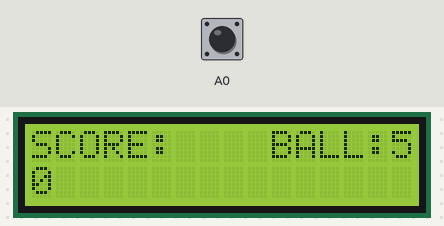
The sketch below on a simulated Arduino Uno, built with avr-gcc and run on an emulated ATmega328P. Shown: 16×2 character LCD. The test bench sets the inputs (shaded band); at power-on: A0 LOW.

Above: at 1.2 s.
1.3 s: A0 driven HIGH
At 2.0 s:
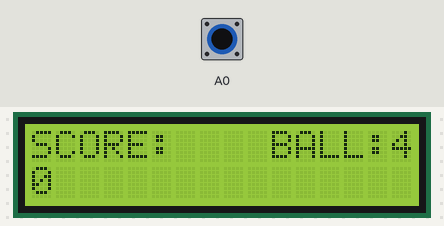
2.8 s: A0 pulsed LOW 5 times (0.12 s each, 0.3 s apart)
At 4.6 s:
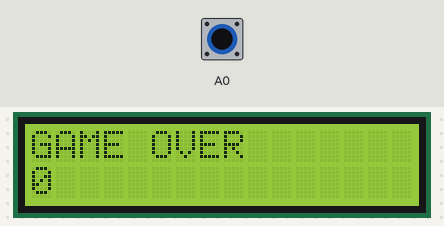
Timing chart, 0 to 6.1 s (numbered marks = the images above; inputs shaded):
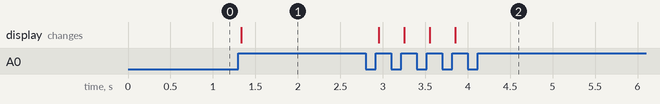

The sketch:

debounce_button_00.ino.ino
```cpp
#include <LiquidCrystal.h>
LiquidCrystal lcd(12, 11, 5, 4, 3, 2);

bool button_0State  = HIGH;      // the current STABLE STATE of the input pin
bool lastButton_0State = LOW;   // the previous reading from the input pin
long lastDebounce_0Time = 0;    // the last time the output pin was toggled

long debounceDelay = 30;    // the debounce time; increase if the output flickers

  unsigned int score = 0;
  int ballnumber = 5;
  int a = 100;
  int b = 500;
  int c = 1000;


// SETUP===========================================
void setup() {

//input pins for scoring triggers
  pinMode(A0, INPUT);
  pinMode(A1, INPUT);

// set up the LCD:
  lcd.begin(16, 2);
  lcd.clear();
}

//LOOP==============================================
void loop() {
//LCD TOP ROW: SCORE / GAME OVER
  lcd.setCursor(0, 0);

  if (ballnumber < 1)
  {
    lcd.print("GAME OVER         ");
  }
  else
  {
    lcd.print("SCORE:    BALL:");
    lcd.print(ballnumber);
  }
//LCD BOTTOM ROW: NUMERIC SCORE

  lcd.setCursor(0, 1);
  lcd.print(score);

///LOST BALL///BLACK///////////////////////////////////
  bool reading = digitalRead(A0);

  if (reading != lastButton_0State) {
    lastDebounce_0Time = millis(); // reset the time since last stable state
    lastButton_0State = reading;
  }

  if ((millis() - lastDebounce_0Time) > debounceDelay) {
    // test for a transition from low-high or high-low
    if (button_0State != lastButton_0State) {
      button_0State = lastButton_0State;

      if (button_0State == HIGH) {
         ballnumber = ballnumber - 1;
      }
    }
  }
}
```

Measured:
- after the input at 1.3 s, the display: changes at once (image 1)
- after the input at 2.8 s, the display: first changes after 0.16 s (image 2 shows a later state)
